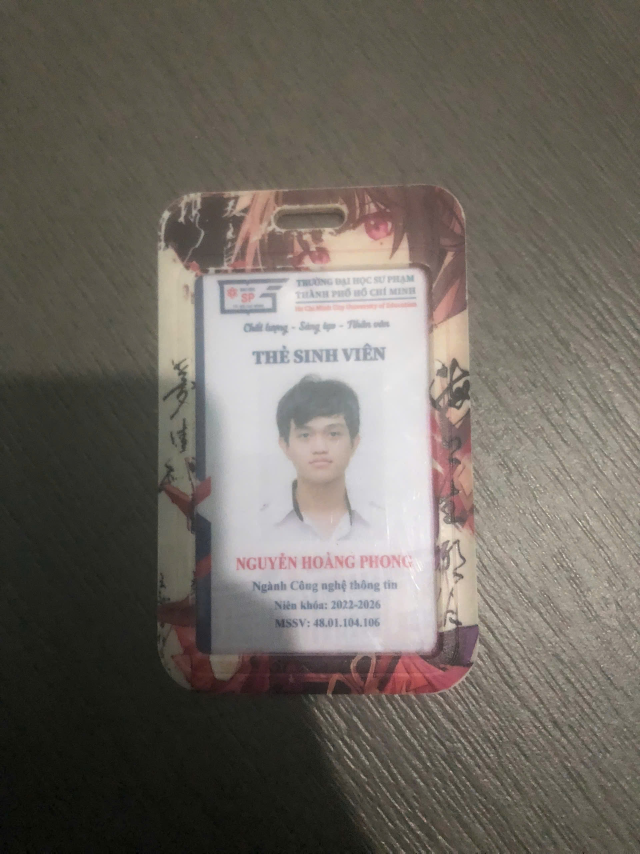
#> input picture images/Test1.jpg, 1920 x 2560 px (shown at 1/3 size)
$ python -i ocr_reader.py   (imports and definitions only)
#> lines starting #> are read from the running program, lines starting #| are printed output that depends on the picture; after the words box and inside, x2 and y2 are one past the last pixel; in counts of white or black regions, pixels touching at a corner belong together
import cv2 as cv
import numpy as np
import easyocr
import imutils
import sys
import os
# [1 line that did not run here, left out]
def extract_text(image_path):
    """Hàm chính để trích xuất văn bản từ ảnh, trả về string"""
#> called with image_path = 'images/Test1.jpg'
    # Kiểm tra và đọc ảnh
    if not os.path.exists(image_path):
        return f"Lỗi: File '{image_path}' không tồn tại!"

    img = cv.imread(image_path)
#> img is the input picture: shape (2560, 1920, 3); mean B, G, R 95.8, 103.5, 109.4
    if img is None:
        return f"Lỗi: Không thể đọc file '{image_path}'!"

    # Chuyển sang RGB và resize
    img_rgb = cv.cvtColor(img, cv.COLOR_BGR2RGB)
    img_rgb = imutils.resize(img_rgb, width=800)
#> img_rgb: shape (1066, 800, 3)

    # Tiền xử lý (phương pháp 3)
    gray = cv.cvtColor(img_rgb, cv.COLOR_RGB2GRAY)
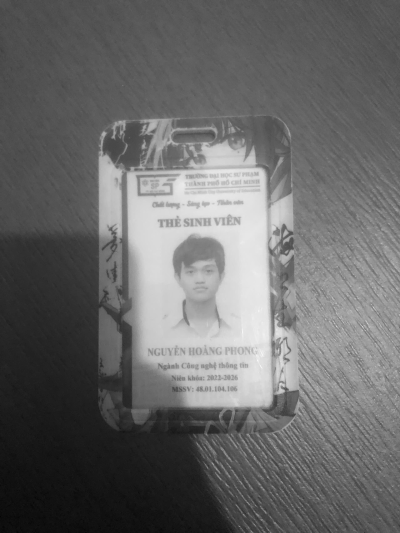
#> gray: shape (1066, 800) (shown at 1/2 size); min 1, max 253, mean 104.4
    clahe = cv.createCLAHE(clipLimit=2.0, tileGridSize=(8, 8))
    enhanced = clahe.apply(gray)
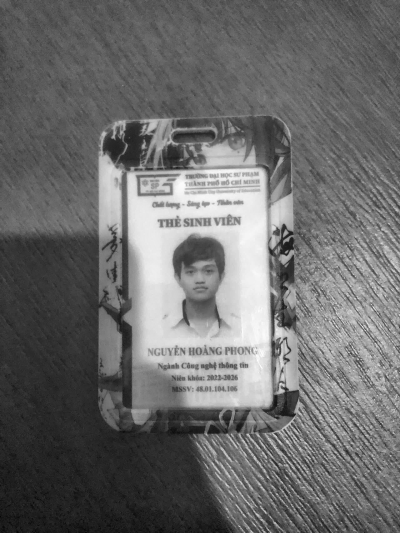
#> enhanced: shape (1066, 800) (shown at 1/2 size); min 2, max 255, mean 107.2
    denoised = cv.medianBlur(enhanced, 3)
    blurred = cv.GaussianBlur(denoised, (5, 5), 0)
    _, thresh3 = cv.threshold(blurred, 0, 255, cv.THRESH_BINARY + cv.THRESH_OTSU)
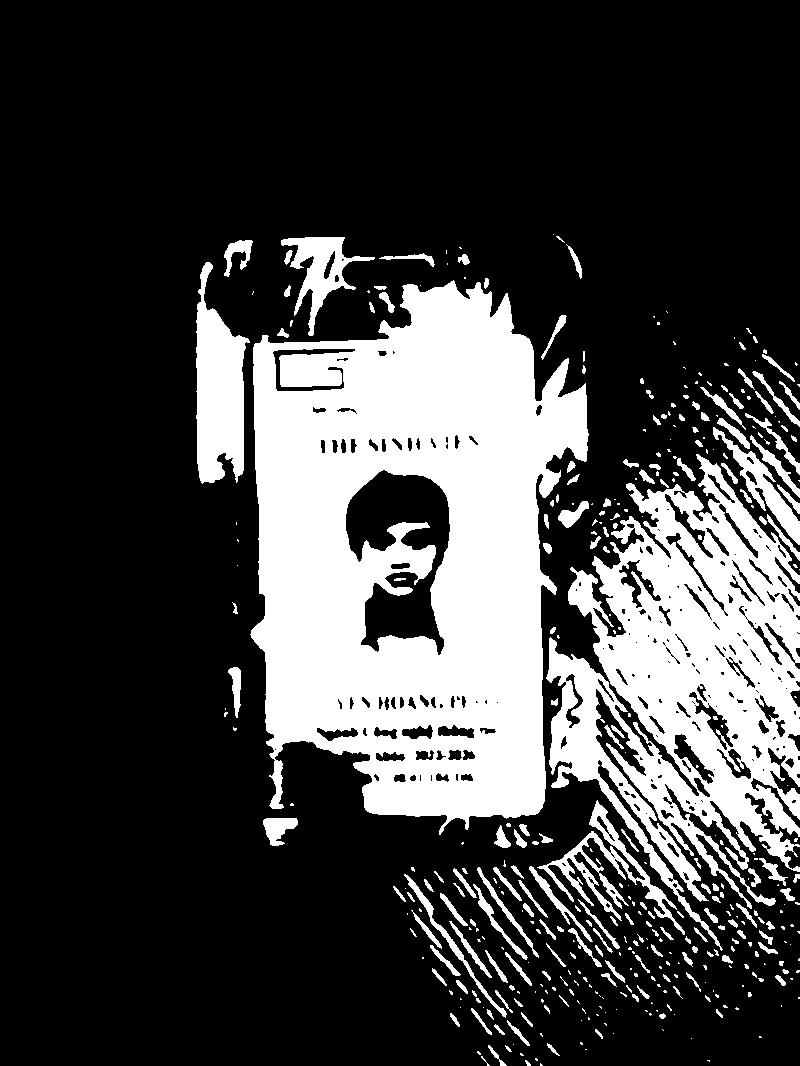
#> thresh3: shape (1066, 800); 25.4% white; 411 white regions (232 under 20 px), largest, box (x1, y1, x2, y2) and area: (250, 280, 589, 835) 122300, (546, 454, 800, 951) 60380, (196, 262, 250, 484) 7551

    kernel = np.ones((2, 2), np.uint8)
    opening3 = cv.morphologyEx(thresh3, cv.MORPH_OPEN, kernel)
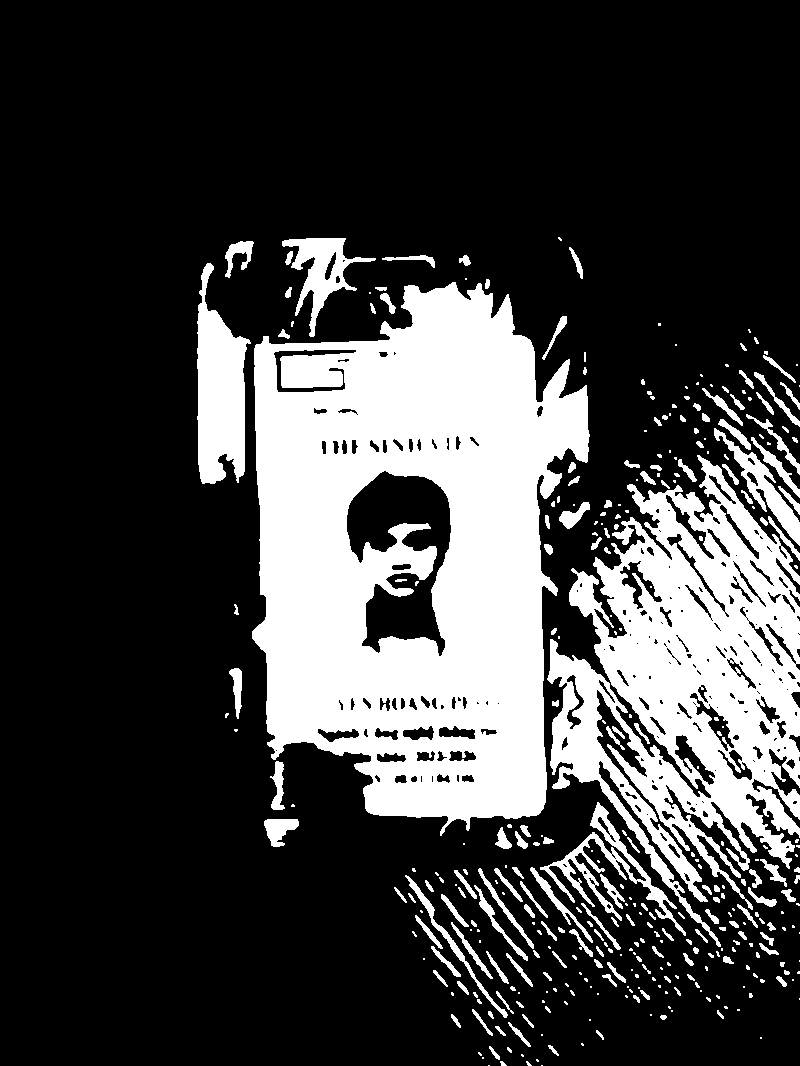
#> opening3: shape (1066, 800); 25.3% white; 359 white regions (183 under 20 px), largest, box (x1, y1, x2, y2) and area: (252, 282, 590, 836) 121838, (547, 455, 800, 947) 59701, (197, 263, 251, 484) 7546
    closing3 = cv.morphologyEx(opening3, cv.MORPH_CLOSE, kernel)
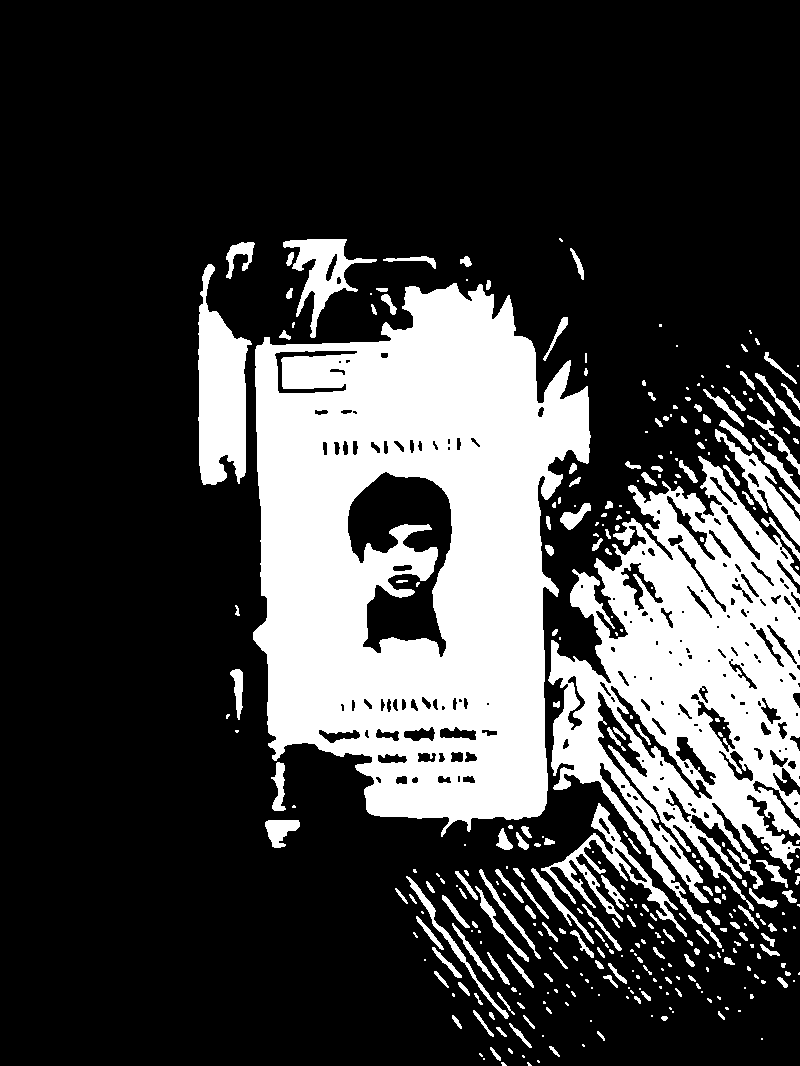
#> closing3: shape (1066, 800); 25.3% white; 342 white regions (169 under 20 px), largest, box (x1, y1, x2, y2) and area: (253, 283, 591, 837) 121941, (548, 456, 800, 948) 60162, (198, 264, 252, 485) 7550

    dilation_kernel = np.ones((1, 1), np.uint8)
    final = cv.dilate(closing3, dilation_kernel, iterations=1)

    # Nhận diện văn bản (phương pháp 3)

#> (the run stopped early here; a loop or call above may not have finished)

$ run again, on images/Test11.jpg
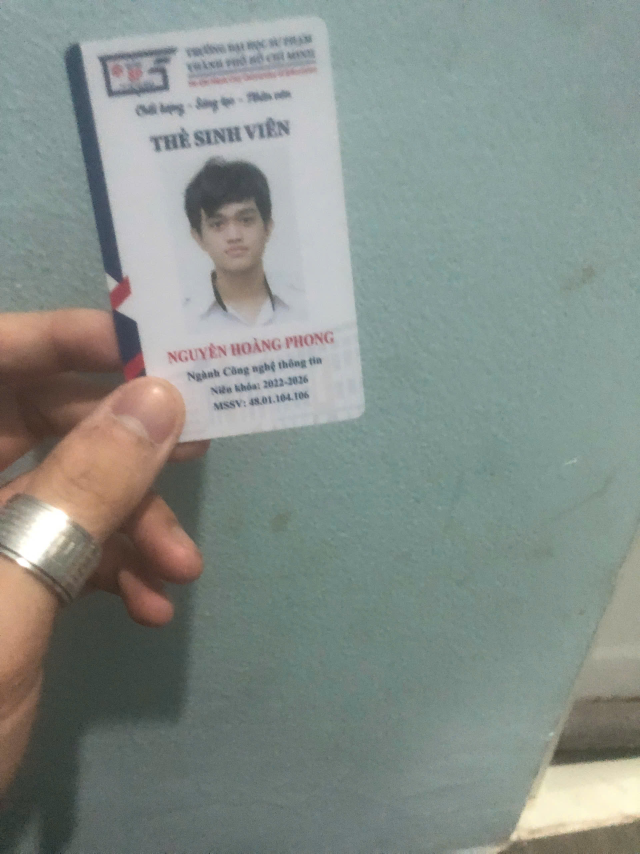
#> input picture images/Test11.jpg, 1920 x 2560 px (shown at 1/3 size)
#> in extract_text, img is the input picture: shape (2560, 1920, 3); mean B, G, R 137.2, 142.4, 133.6
#> in extract_text, `_, thresh3 = cv.threshold(blurred, 0, 255, cv.THRESH_BINARY + cv.THRES..`:
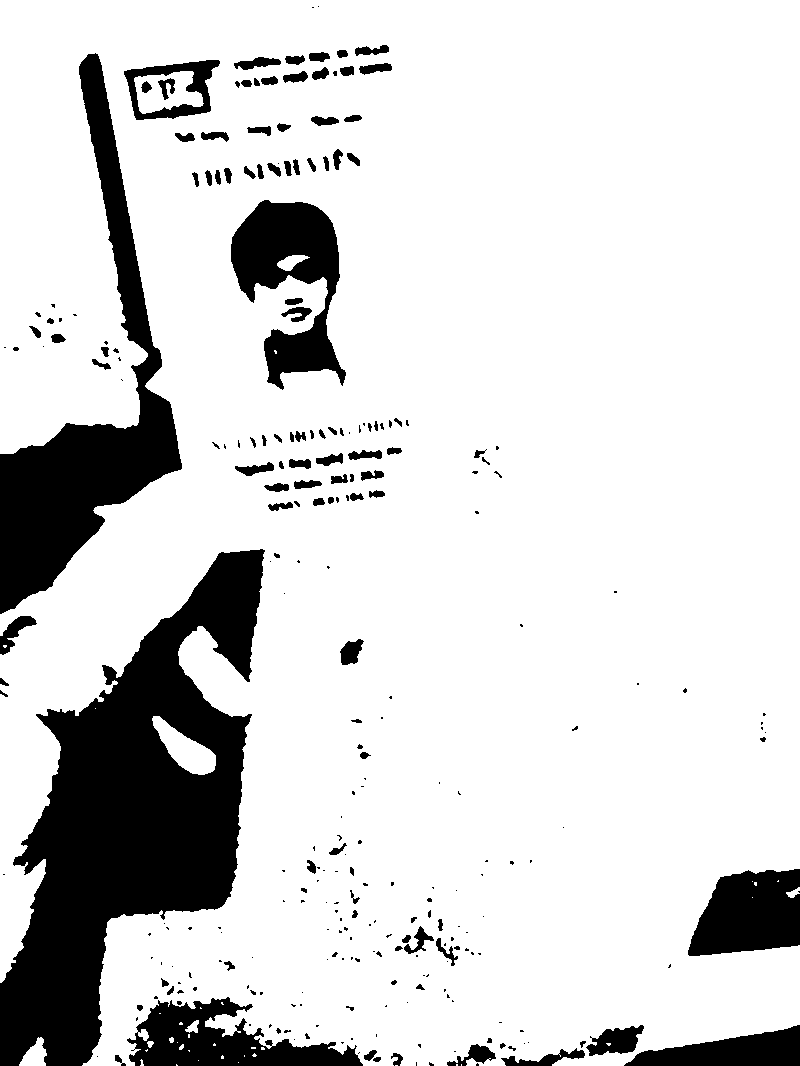
#> thresh3: shape (1066, 800); 83.9% white; 275 black regions (157 under 20 px), largest, box (x1, y1, x2, y2) and area: (0, 549, 265, 1066) 63960, (0, 53, 182, 614) 27511, (231, 200, 346, 390) 10924
#> opening3: shape (1066, 800); 83.9% white; 265 black regions (152 under 20 px), largest, box (x1, y1, x2, y2) and area: (0, 550, 266, 1066) 63997, (0, 54, 183, 615) 27673, (232, 201, 347, 391) 10926
#> in extract_text, `closing3 = cv.morphologyEx(opening3, cv.MORPH_CLOSE, kernel)`:
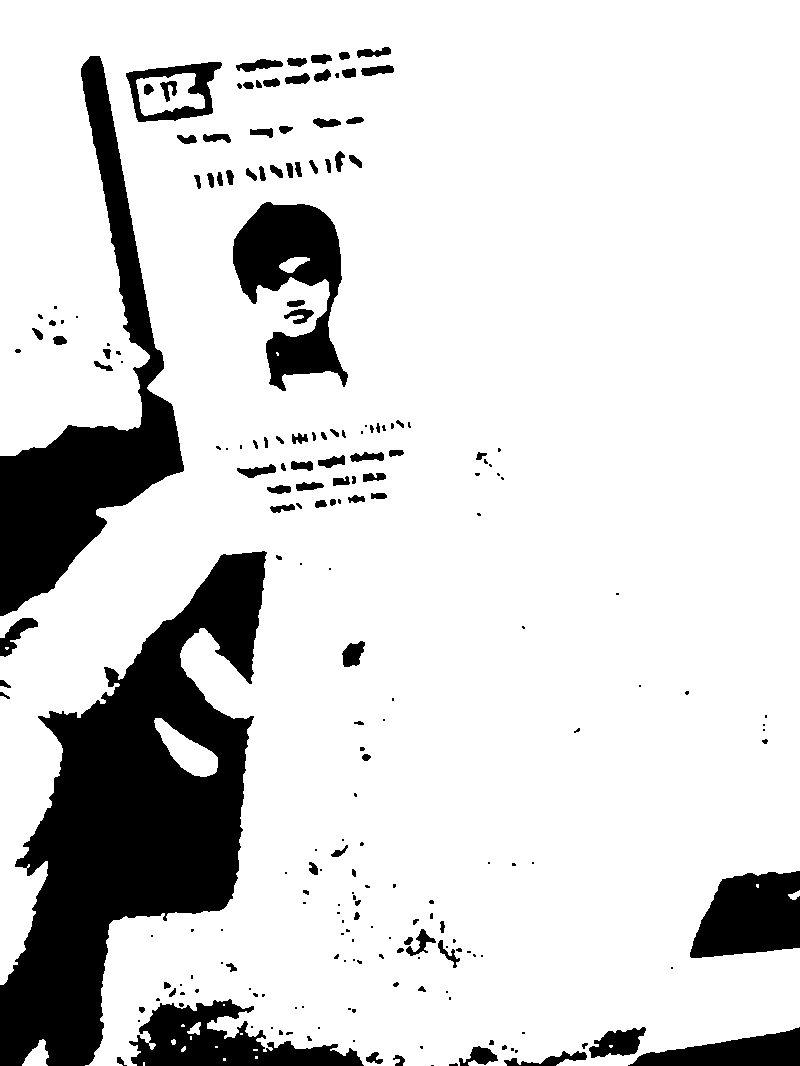
#> closing3: shape (1066, 800); 84% white; 220 black regions (106 under 20 px), largest, box (x1, y1, x2, y2) and area: (0, 551, 267, 1066) 64004, (0, 56, 184, 616) 27831, (233, 202, 348, 391) 10920
